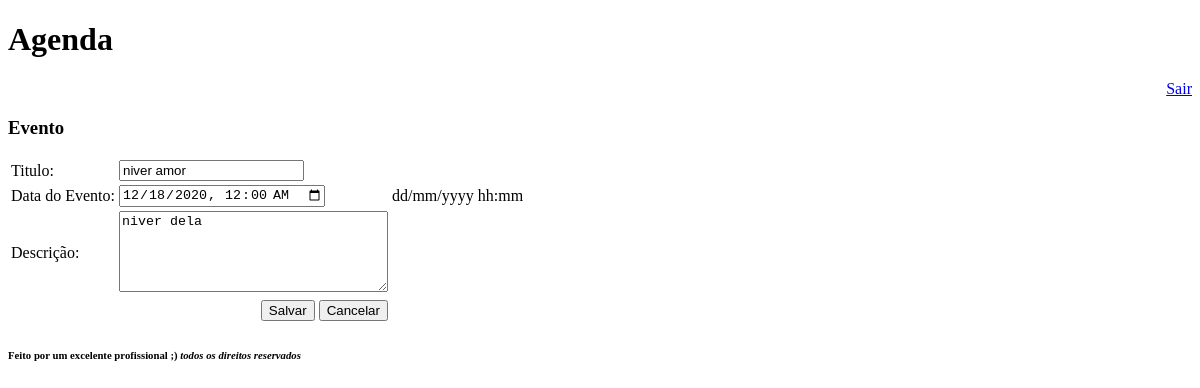
The page /agenda/evento?id=4 (signed in) on the database as committed earlier.
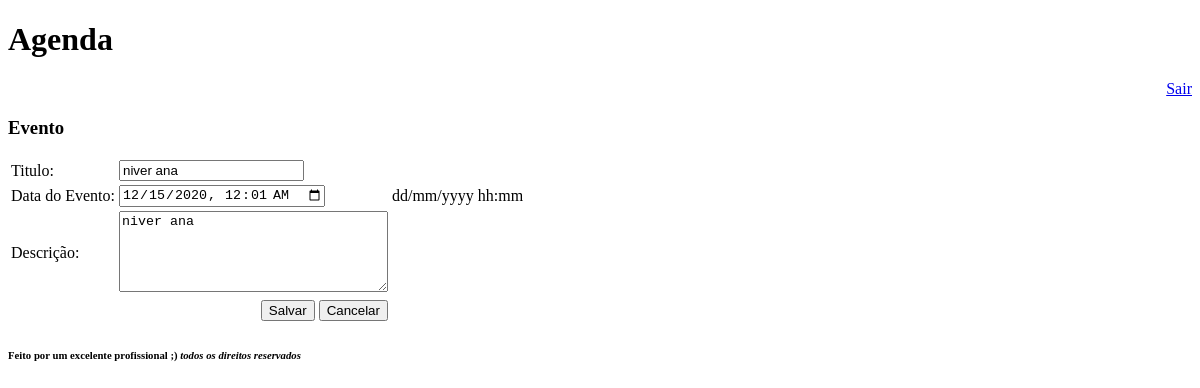
The same page on the database as committed later.
### core/models.py (models this page shows, shortened)
class Evento(models.Model):
    titulo = models.CharField(max_length=100)
    descricao = models.TextField(blank=True, null=True)
    data_criacao = models.DateTimeField(auto_now=True)
    data_evento = models.DateTimeField(verbose_name='Data do Evento')
    usuario = models.ForeignKey(User, on_delete=models.CASCADE)
    class Meta:
        db_table = 'evento'  #  nome da tabela no BD
    def get_data_input_evento(self):
        data = data = self.data_evento.isoformat()
        return data

### core/views.py (the view)
# urls.py: path('agenda/evento', views.evento),
@login_required(login_url='/login/')
def evento(request):
    id_evento = request.GET.get('id')
    dados = {}
    if id_evento:
        dados['evento'] = Evento.objects.get(id=id_evento)
    return render(request, 'evento.html', dados)

### templates/evento.html (shortened to what this page needs)
{% extends "model-page.html" %}
{% block content %}
<h3>Evento</h3>
<form  action="evento/submit" method="POST">{% csrf_token %}
    <table>
        <tr>
            <td>
                <label>Titulo:</label>
            </td>
            <td>
                <input type="text" name="titulo" value="{{ evento.titulo }}">
            </td>
        </tr>
        <tr>
            <td>
                <label>Data do Evento:</label>
            </td>
            <td>
                <input type="datetime-local" name="data_evento" value="{{ evento.get_data_input_evento }}">
            </td>
            <td>
                dd/mm/yyyy hh:mm
            </td>
        </tr>
        <tr>
            <td>
                <label>Descrição:</label>
            </td>
            <td>
                <textarea name="descricao" rows="5" cols="31">{{ evento.descricao }}</textarea>
            </td>
        </tr>
        <tr align="right">
            <td>
            </td>
            <td>
                <button type="submit"> Salvar </button>
                <a href="/">
                    <button type="button">Cancelar</button>
                </a>
            </td>
        </tr>
    </table>
</form>
{% endblock %}

### templates/model-page.html (shortened to what this page needs)
<!DOCTYPE html>
<html lang="en">
<head>
</head>
<body>
    {% include "logo-page.html" %}
    {% block content %} {% endblock %}
    {% include "model-footer.html" %}
</body>
</html>

### templates/logo-page.html
<h1>Agenda</h1><div align="right"><a href="/logout/">Sair</a></div>

### templates/model-footer.html
<p><h6>Feito por um excelente profissional ;) <i>todos os direitos reservados</i></h6></p>

Rows that differ between the two databases and show on the page:
changed Evento: titulo "niver amor" → "niver ana"; data_evento "12/18/2020 00:00" → "12/15/2020 00:01"; descricao "niver dela" → "niver ana"
